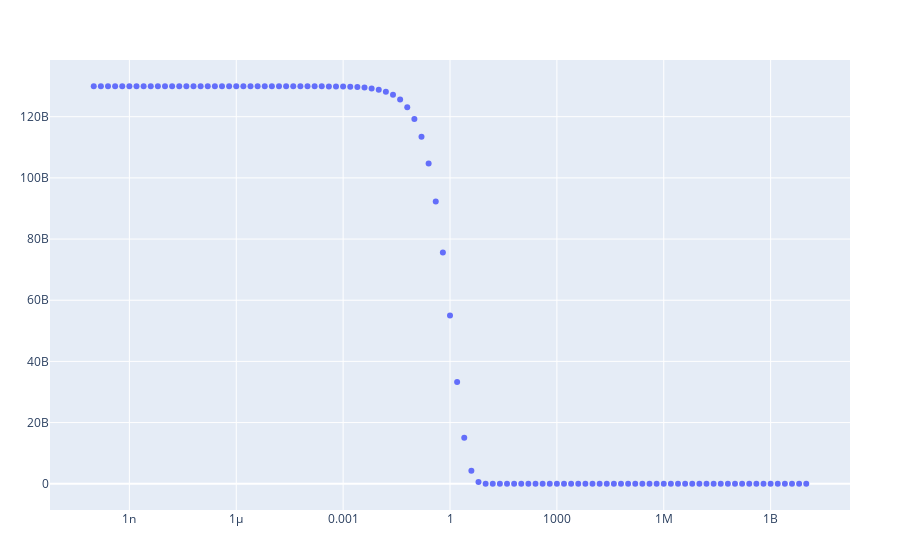

Write notebook code for a chart like this one.
### Code cell
function plot_power_time_series(nuclide, time_array)
    power_time_series = Float64.(power_time_series_dict[nuclide])
    time_array = Float64.(time_array)
    plot(scatter(x = time_array, y = power_time_series, mode = "markers"), 
    Layout(xaxis_type = "log"))#, yaxis_type = "log"))
end
plot_power_time_series("", time_array)
